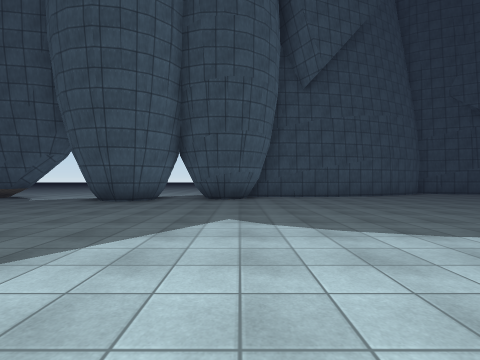
[1] (above)

20 first-person views from a walk through a 3-D level made in the Unity game engine. The camera is 1.3 m above the floor, looks level and sees 85° across. The floor is counted in squares, 2 m on a side. Each view is taken from the middle of a square. On the plan, view 1 faces up. The plan holds only what a view shows up to about 9 squares ahead; the rest is blank. The place goes on beyond the plan. The player character is not drawn. Surface patterns are stand-ins for the level's own textures.

[2]
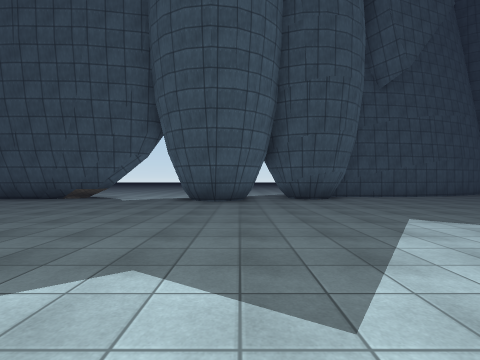

[3]
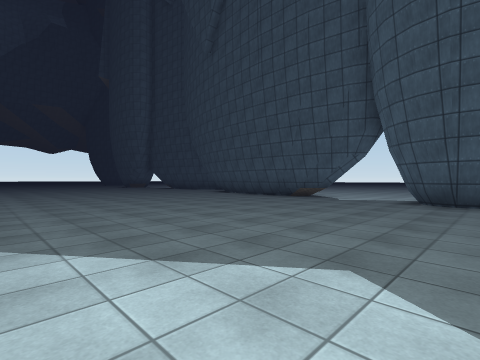

[4]
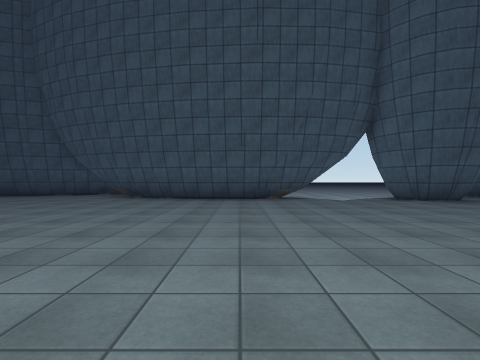

[5]
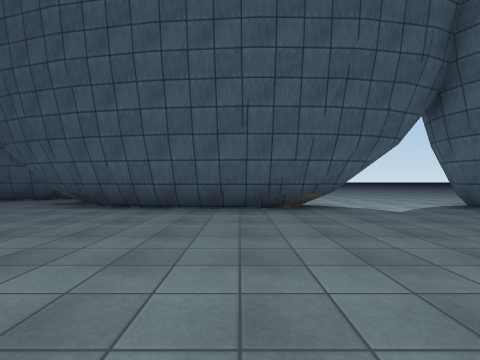

[6]
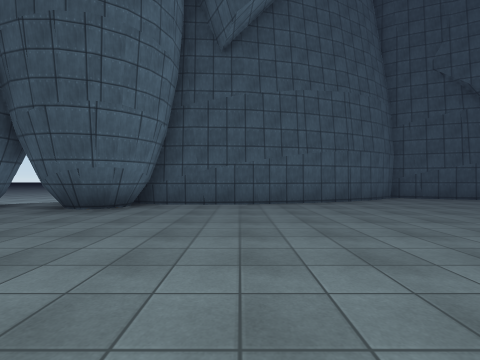

[7]
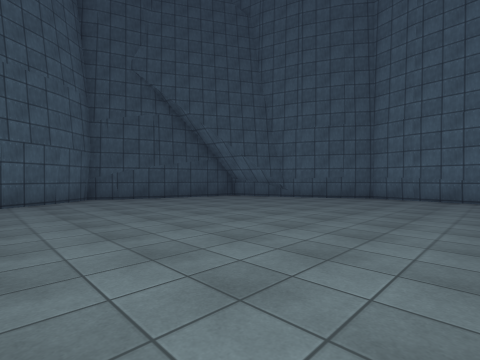

[8]
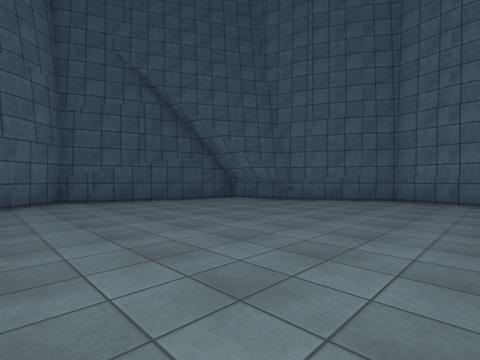

[9]
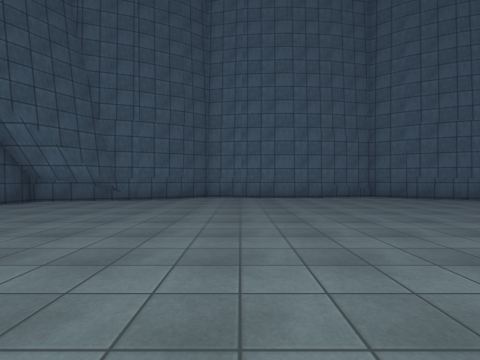

[10]
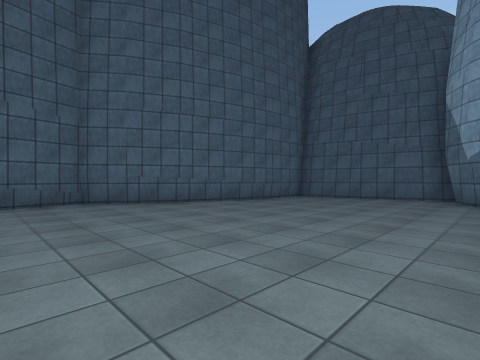

[11]
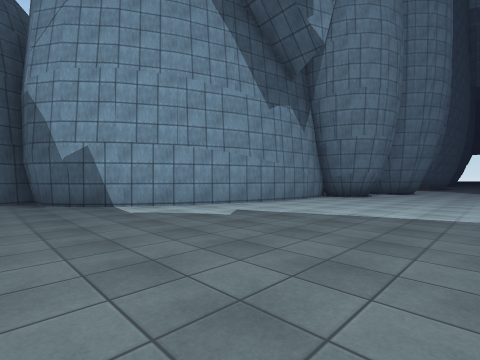

[12]
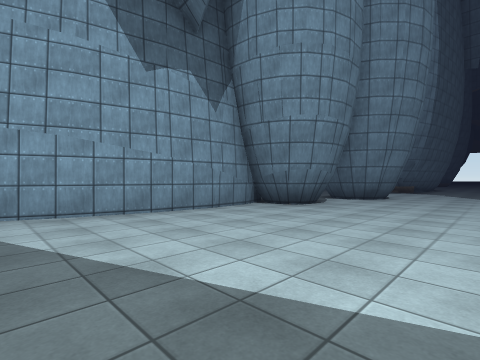

[13]
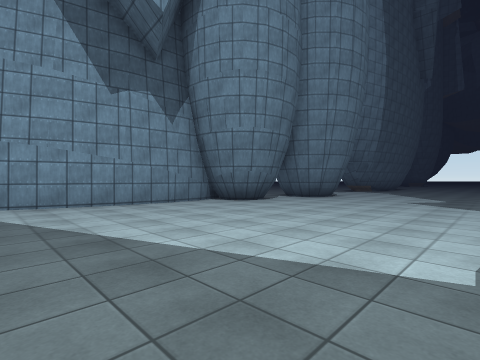

[14]
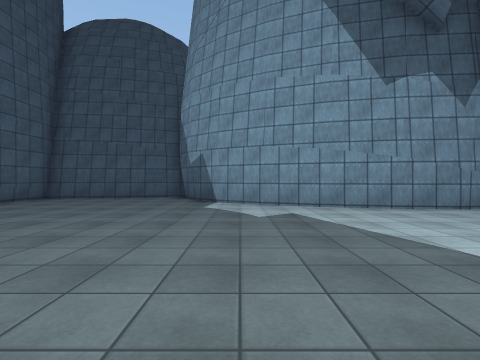

[15]
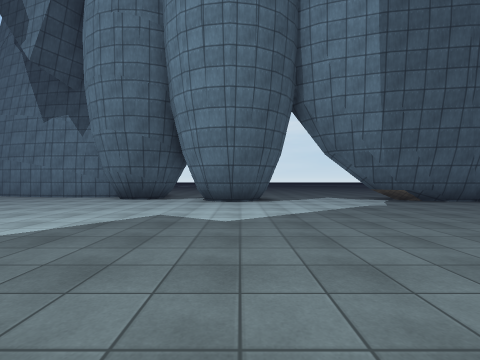

[16]
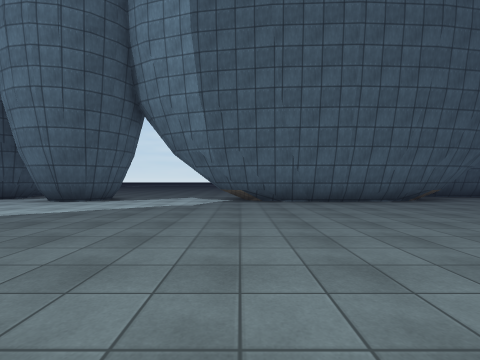

[17]
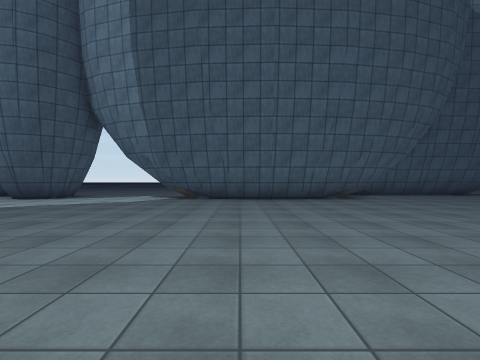

[18]
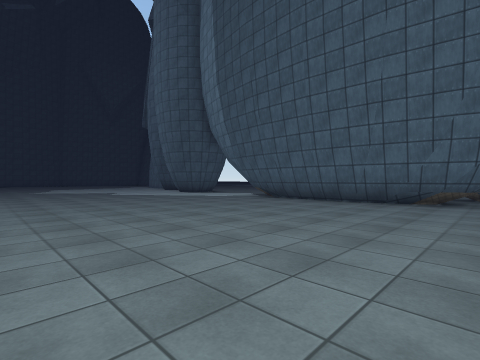

[19]
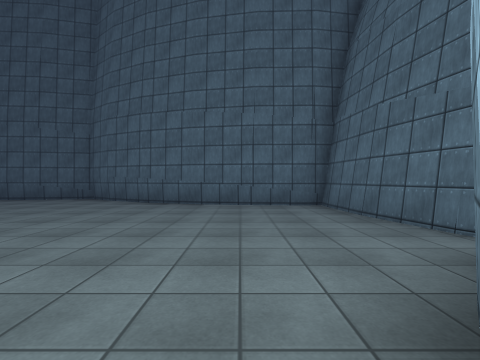

[20]
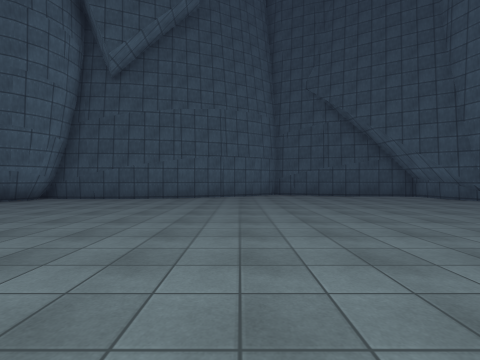

### Floor plan
Key: @ floor where view 1 was taken; # wall or solid block; . floor.
Columns run from 16 left of view 1 to 16 right of it. Each row starts with its distance up from view 1.
 13                         ###
 12          .....        ###.#####
 11 ##       .....     ####.......#
 10 .##      ... #. ####..........#
  9 ..#######..###.##.............##
  8 ...........###.................#
  7 ...............................##
  6 ................................#
  5 ................................#
  4 ................................#
  3 ................................#
  2 ................................#
  1 ................................#
  0 ................@...............#
 -1 ...............................##
 -2 .########..###.................#
 -3 ##      #..###.##..............#
 -4                 #####.........##
 -5                     ###.......#
 -6                       ###.....#
 -7                         ##....#
 -8                          ######

Where each view was taken, in squares from view 1:
view 1: 0 up, 0 right, facing up
view 2: 0 up, 3 left, facing up
view 3: 0 up, 3 left, facing up-left
view 4: 0 up, 10 left, facing up
view 5: 3 up, 10 left, facing up
view 6: 3 up, 3 right, facing up
view 7: 3 up, 6 right, facing up-right
view 8: 4 up, 7 right, facing up-right
view 9: 5 up, 6 right, facing right
view 10: 2 up, 8 right, facing down-right
view 11: 1 up, 10 right, facing down-left
view 12: 1 up, 6 right, facing down-left
view 13: 3 up, 6 right, facing down-left
view 14: 2 up, 7 right, facing down
view 15: 6 up, 4 left, facing down
view 16: 6 up, 9 left, facing down
view 17: 7 up, 11 left, facing down
view 18: 6 up, 16 left, facing down-right
view 19: 5 down, 7 right, facing right
view 20: 1 up, 7 right, facing up
